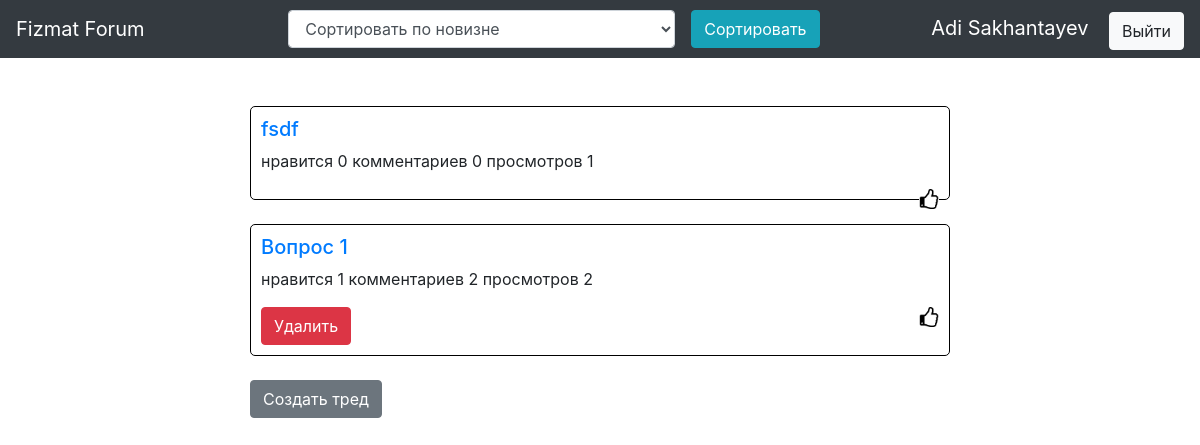
Page / (signed in) on the earlier database version.
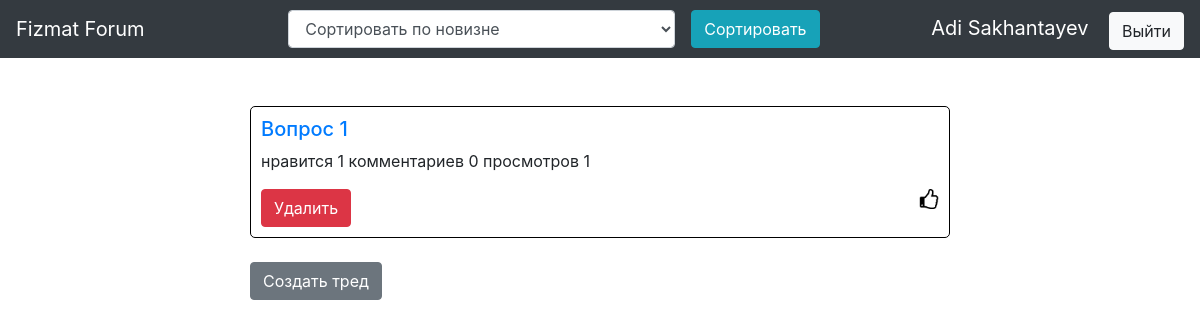
Same page on the later database version.
### data/users.py (models this page shows, shortened)
class User(SqlAlchemyBase, UserMixin, SerializerMixin):
    __tablename__ = 'users'
    id = sqlalchemy.Column(sqlalchemy.Integer, primary_key=True, autoincrement=True)
    surname = sqlalchemy.Column(sqlalchemy.String, nullable=False)
    name = sqlalchemy.Column(sqlalchemy.String, nullable=False)
    age = sqlalchemy.Column(sqlalchemy.Integer, nullable=False)
    grade = sqlalchemy.Column(sqlalchemy.Integer, nullable=False)
    email = sqlalchemy.Column(sqlalchemy.String, index=True, unique=True, nullable=False)
    hashed_password = sqlalchemy.Column(sqlalchemy.String)

### data/threads.py (models this page shows)
class Thread(SqlAlchemyBase, UserMixin, SerializerMixin):
    __tablename__ = 'threads'
    id = sqlalchemy.Column(sqlalchemy.Integer, primary_key=True, autoincrement=True)
    title = sqlalchemy.Column(sqlalchemy.String, nullable=False)
    user_id = sqlalchemy.Column(sqlalchemy.Integer, sqlalchemy.ForeignKey("users.id"))
    like_count = sqlalchemy.Column(sqlalchemy.Integer, nullable=False)
    view_count = sqlalchemy.Column(sqlalchemy.Integer, nullable=False)
    comment_count = sqlalchemy.Column(sqlalchemy.Integer, nullable=False)
    user = orm.relation('User')
    categories = orm.relation("Category",
                              secondary=association_table,
                              backref="threads")

### main.py (the view)
@app.route('/')
def index():
    session = db_session.create_session()
    return render_template('index.html', threads=session.query(Thread).all())

### data/db_session.py (called while the page is built)
def create_session() -> Session:
    global __factory
    return __factory()

### main.py (called while the page is built)
@login_manager.user_loader
def load_user(user_id):
    session = db_session.create_session()
    return session.query(User).get(user_id)

### templates/index.html (shortened to what this page needs)
{% extends "base.html" %}
{% block select %}
<form class="form-inline" name="sort_type" action="/sorted" method="GET">
    <div class="form-group mx-sm-3">
        <select class="form-control" name="sort_type">
            <option value="time">Сортировать по новизне</option>
        </select>
    </div>
    <button class="btn btn-info" type="submit">Сортировать</button>
</form>
{% endblock %}
{% block content %}
<br/><br/>
{% for item in threads|reverse %}
    <div class="thread">
        <a href="/thread/{{ item.id }}"><h5>{{ item.title }}</h5></a>
        <p>нравится {{ item.like_count }} комментариев {{ item.comment_count }} просмотров {{ item.view_count }}</p>
        {% if current_user.is_authenticated and current_user == item.user %}
                <a href="/thread_delete/{{ item.id }}" class="btn btn-danger">Удалить</a>
        {% endif %}
        {% if current_user.is_authenticated %}
            <a href="/like_thread/{{ item.id }}"><img src="/static/img/like.png" height="20px" width="20px" align="right"></a>
        {% endif %}
    </div>
    <br>
{% endfor %}
    {% if current_user.is_authenticated %}
        <a href="add_thread" class="btn btn-secondary form">Создать тред</a>
    {% endif %}
{% endblock %}

### templates/base.html (shortened to what this page needs)
<!DOCTYPE html>
<html lang="en">
<head>
                    <link rel="stylesheet"
                    href="https://stackpath.bootstrapcdn.com/bootstrap/4.4.1/css/bootstrap.min.css"
>
    <link rel="stylesheet" href="/static/css/style.css">
</head>
<body>
    <nav class="navbar navbar-dark bg-dark">
        <a class="navbar-brand" href="/">Fizmat Forum</a>
                {% block select %}{% endblock %}
                {% if current_user.is_authenticated %}
                    <span>
                        <a target="_blank" class="navbar-brand" href="/profile/{{current_user.id}}">{{ current_user.name }} {{ current_user.surname }}</a>
                        <a class="btn btn-light" href="/logout">Выйти</a>
                    </span>
                {% else %}
                    <p>
                        <a class="btn btn-primary " href="/register">Зарегистрироваться</a>
                        <a class="btn btn-success" href="/login">Войти</a>
                    </p>
                {% endif %}
    </nav>
{% block content %}{% endblock %}
</body>
</html>

### static/css/style.css (style rules this page uses)
.form { margin-left: 250px; margin-right: 250px; }
.thread { margin-left: 250px; margin-right: 250px; border: solid 1px black; border-radius: 5px; padding: 10px 10px 10px 10px; }

Differences in the rows shown:
removed Thread: title "fsdf", like_count "0", comment_count "0", view_count "1"
changed Thread "Вопрос 1": comment_count "2" → "0"; view_count "2" → "1"
